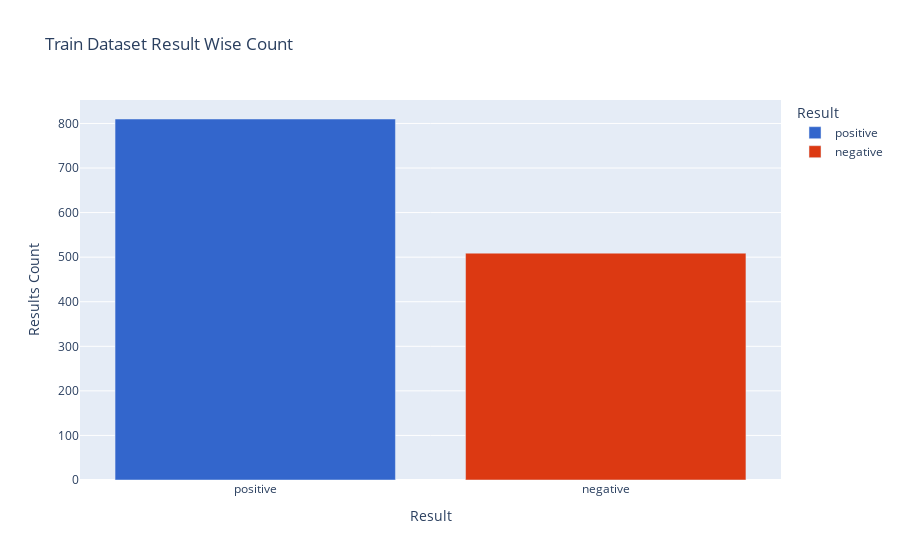

Notebook source saved alongside this figure:
### Code cell
px.bar(result_vc, x=result_vc.index, y = result_vc.values, 
           color=result_vc.index, title="Train Dataset Result Wise Count",
          labels={'y': "Results Count", 'index': "Result"}, color_discrete_sequence=px.colors.qualitative.G10)

### Figure 1 — Plotly figure (JSON) as saved in the notebook; plotly's stock layout.template omitted (floating-point values rounded to 4 significant figures)
{"data": [{"alignmentgroup": "True", "hovertemplate": "Result=%{x}<br>Results Count=%{y}<extra></extra>", "legendgroup": "positive", "marker": {"color": "#3366CC", "pattern": {"shape": ""}}, "name": "positive", "offsetgroup": "positive", "orientation": "v", "showlegend": true, "textposition": "auto", "type": "bar", "x": ["positive"], "xaxis": "x", "y": [810], "yaxis": "y"}, {"alignmentgroup": "True", "hovertemplate": "Result=%{x}<br>Results Count=%{y}<extra></extra>", "legendgroup": "negative", "marker": {"color": "#DC3912", "pattern": {"shape": ""}}, "name": "negative", "offsetgroup": "negative", "orientation": "v", "showlegend": true, "textposition": "auto", "type": "bar", "x": ["negative"], "xaxis": "x", "y": [509], "yaxis": "y"}], "layout": {"barmode": "relative", "legend": {"title": {"text": "Result"}, "tracegroupgap": 0}, "title": {"text": "Train Dataset Result Wise Count"}, "xaxis": {"anchor": "y", "categoryarray": ["positive", "negative"], "categoryorder": "array", "domain": [0, 1], "title": {"text": "Result"}}, "yaxis": {"anchor": "x", "domain": [0, 1], "title": {"text": "Results Count"}}}}
